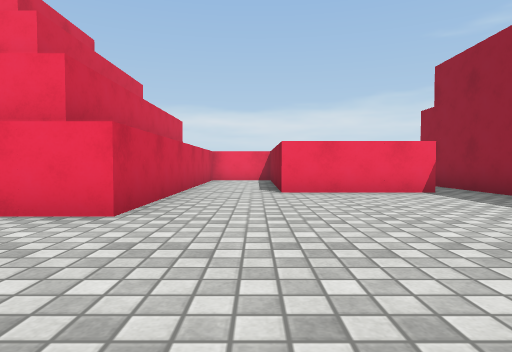
view 1 (above)

18 first-person views from a walk through a scene from a Unity 3-D project. The camera is 0.55 m above the floor, tilts 2° down and sees 75° across. The floor is counted in squares, 1 m on a side. Each view is taken from the middle of a square. On the plan, view 1 faces up. The plan holds only what a view shows up to about 9 squares ahead; the rest is blank. The player is left out. Surface patterns are stand-ins for the level's own textures.

view 2
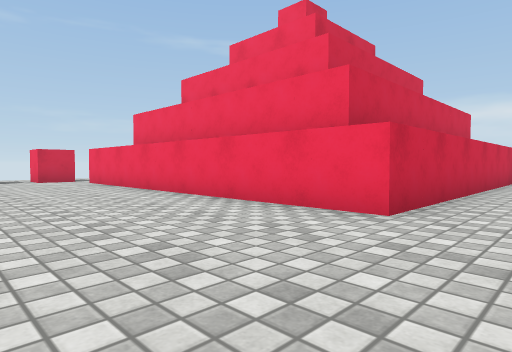

view 3
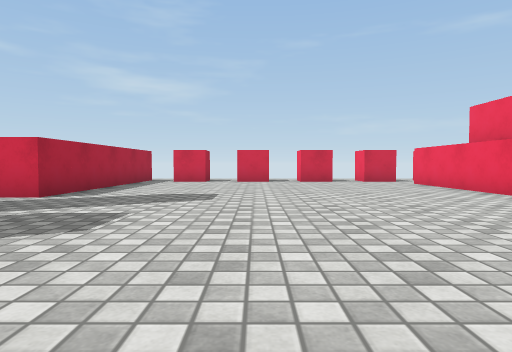

view 4
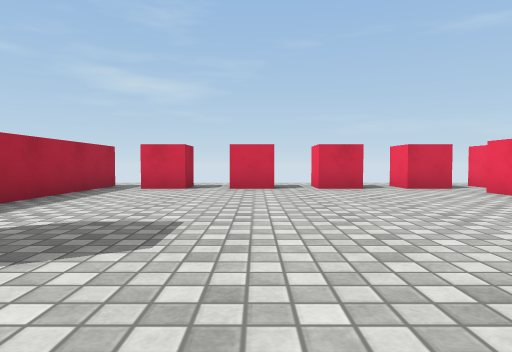

view 5
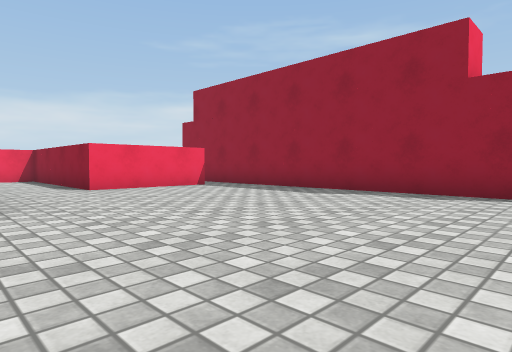

view 6
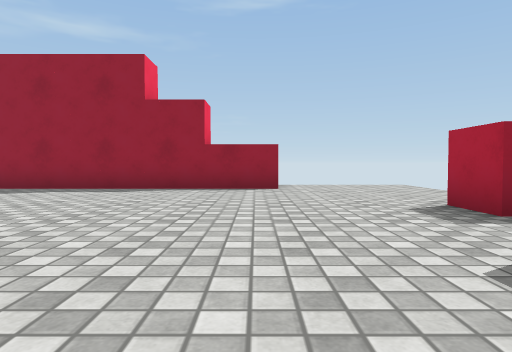

view 7
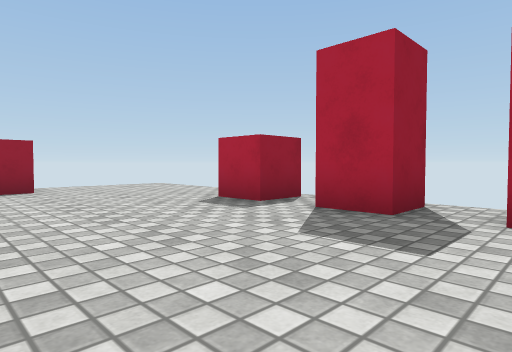

view 8
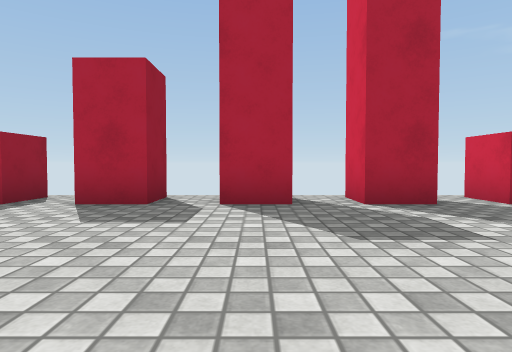

view 9
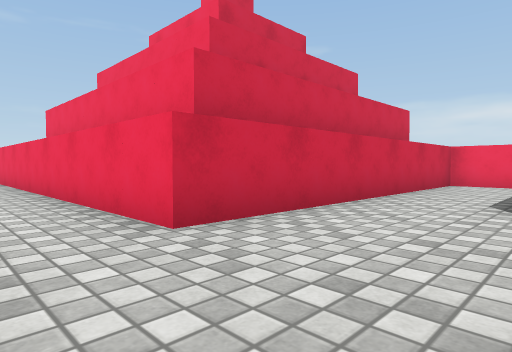

view 10
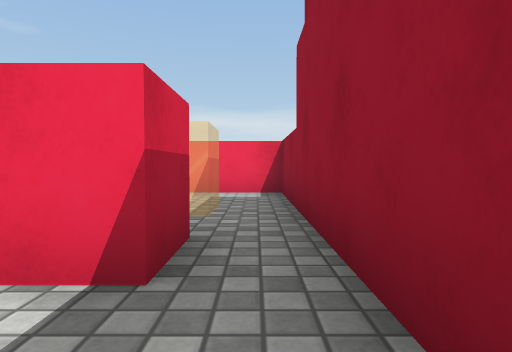

view 11
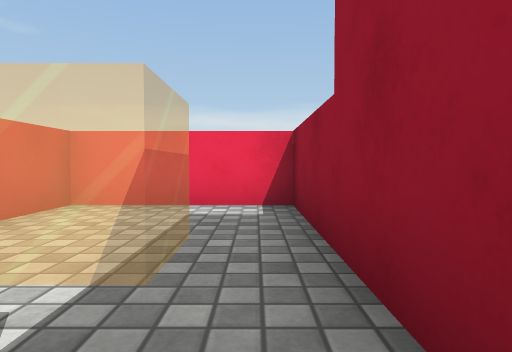

view 12
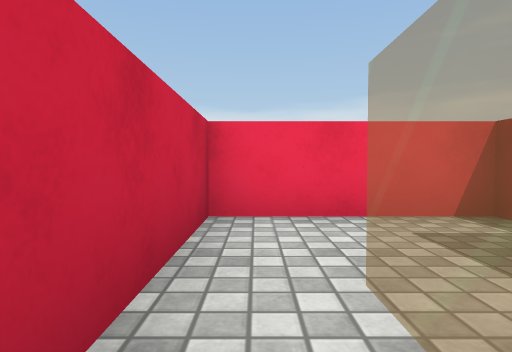

view 13
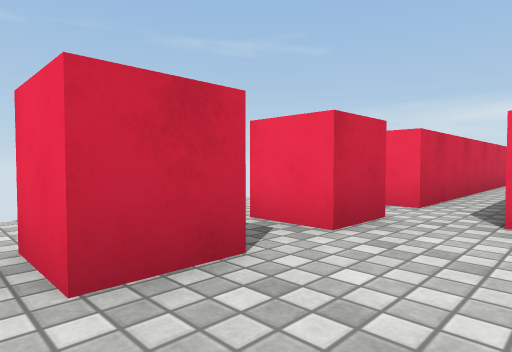

view 14
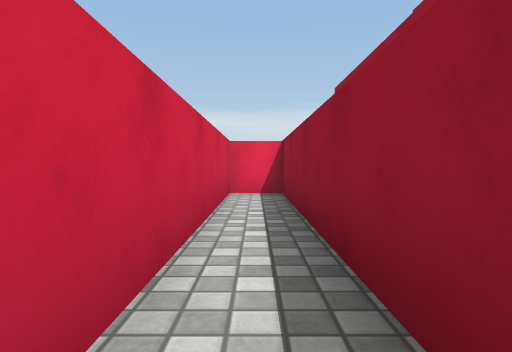

view 15
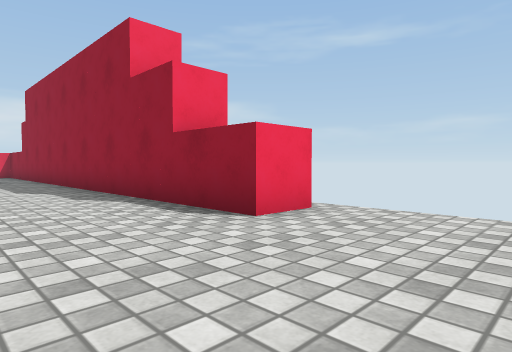

view 16
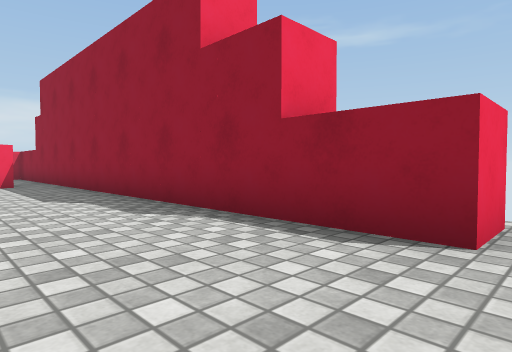

view 17
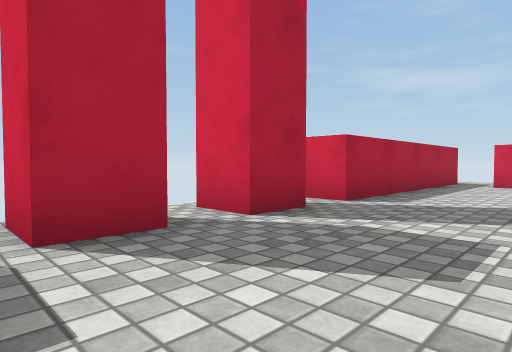

view 18
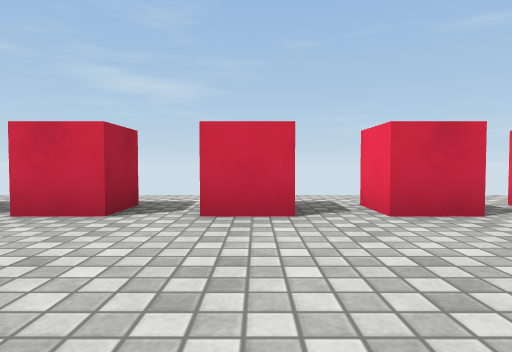

### Floor plan
Points are (right, up) in squares from view 1. A wall is a line through its corners. A room is listed if a view was taken in it or the views show most of it. See-through windows are left out.
Room 1 (views 1, 2, 3, 4, 5, 6, 7, 8, 9, 10, 13, 14, 15, 16, 17, 18)
walls: (-3.6, -4.6) (-2.5, -4.6) (-2.5, -5.6); (-5.6, -4.6) (-4.5, -4.6) (-4.5, -5.6); (-1.5, -5.6) (-1.5, -4.6) (-0.5, -4.6); (-11.5, 1.5) (-11.5, 0.4) (-12.5, 0.4); (-11.5, -0.5) (-11.5, -1.6); (-11.5, 3.5) (-11.5, 2.4) (-12.5, 2.4); (-10.5, 5.6) (-10.5, 11.5) (-11.5, 11.5); (0.5, -5.6) (0.5, -4.6) (1.5, -4.6); (-12.5, -2.6) (-11.5, -2.6) (-11.5, -3.6); (3.5, 6.5) (0.5, 6.5) (0.5, 9.2); (-12.5, -4.6) (-6.5, -4.6) (-6.5, -5.6); (5.6, -2.5) (4.5, -2.5) (4.5, 6.5); (-0.2, 11.5) (-1.5, 11.5) (-1.5, 3.5) (-10.5, 3.5); (-11.5, 11.2) (-11.5, 4.4) (-12.5, 4.4)
ways out: opening at (4, 7) to room 2
Room 2 (views 11, 12)
walls: (3.5, 7.5) (3.5, 6.5); (4.5, 6.5) (4.5, 11.5) (1.5, 11.5) (1.5, 8.6)
ways out: opening at (4, 7) to room 1

Where each view was taken, in squares from view 1:
view 1: 0 up, 0 right, facing up
view 2: 0 up, 0 right, facing up-left
view 3: 1 down, 1 left, facing left
view 4: 1 down, 4 left, facing left
view 5: 1 down, 2 left, facing up-right
view 6: 2 down, 3 left, facing right
view 7: 1 down, 3 left, facing down-right
view 8: 0 up, 3 left, facing down
view 9: 2 up, 1 right, facing up-left
view 10: 5 up, 4 right, facing up
view 11: 7 up, 4 right, facing up
view 12: 8 up, 2 right, facing up
view 13: 0 up, 10 left, facing up-left
view 14: 5 up, 11 left, facing up
view 15: 5 down, 2 right, facing up-right
view 16: 3 down, 2 right, facing up-right
view 17: 2 down, 2 left, facing down-left
view 18: 1 down, 8 left, facing left
